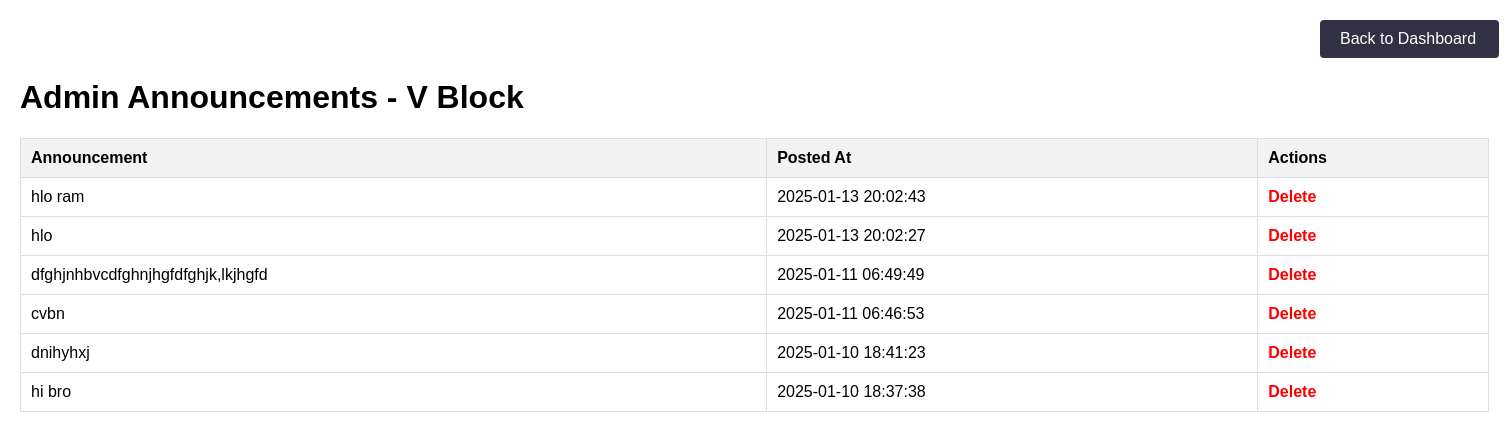
The page /admins/viewancv.php on the database its author committed.
### tables this page shows
CREATE TABLE `v_announcements` (
  `id` int(11) NOT NULL,
  `announcement` text NOT NULL,
  `recipient` varchar(255) NOT NULL DEFAULT 'all',
  `posted_at` timestamp NOT NULL DEFAULT current_timestamp()
);

### admins/viewancv.php (the view, shortened to what this page needs)
<?php
require('../connection/db.php');
$sql = "SELECT * FROM v_announcements ORDER BY posted_at DESC";
$result = mysqli_query($conn, $sql);
$announcements = [];
if (mysqli_num_rows($result) > 0) {
    while ($row = mysqli_fetch_assoc($result)) {
        $announcements[] = $row;
    }
}
?>
<!DOCTYPE html>
<html lang="en">
<head>
</head>
<div class="navbar">
        <a href="../admins_dashboard/v.php" class="btn">Back to Dashboard</a>
    </div>
<body>
<h1>Admin Announcements - V Block</h1>
<?php if (count($announcements) > 0): ?>
    <table>
        <thead>
            <tr>
                <th>Announcement</th>
                <th>Posted At</th>
                <th>Actions</th>
            </tr>
        </thead>
        <tbody>
            <?php foreach ($announcements as $announcement): ?>
                <tr>
                    <td><?= nl2br(htmlspecialchars($announcement['announcement'])); ?></td>
                    <td><?= htmlspecialchars($announcement['posted_at']); ?></td>
                    <td>
                        <a href="?delete_id=<?= $announcement['id']; ?>" class="delete-btn" onclick="return confirm('Are you sure you want to delete this announcement?');">Delete</a>
                    </td>
                </tr>
            <?php endforeach; ?>
        </tbody>
    </table>
<?php else: ?>
    <p>No announcements found for V Block.</p>
<?php endif; ?>
</body>
</html>

### admins/viewancv.php (style rules this page uses)
body { font-family: Arial, sans-serif; margin: 20px; }
table { width: 100%; border-collapse: collapse; }
th, td { padding: 10px; text-align: left; border: 1px solid #ddd; }
th { background-color: #f2f2f2; }
a { text-decoration: none; color: #007bff; }
.delete-btn { color: red; font-weight: bold; }
.navbar { background-color: rgb(49, 48, 68); padding: 10px 20px; display: flex; justify-content: space-between; align-items: center; color: white; width:139px; margin-left: 1300px; border-radius: 4px; }
.navbar a { color: white; text-decoration: none; font-size: 16px; }

### rows shown on the page
v_announcements: announcement "hlo ram", posted_at "2025-01-13 20:02:43"
v_announcements: announcement "hlo", posted_at "2025-01-13 20:02:27"
v_announcements: announcement "dfghjnhbvcdfghnjhgfdfghjk,lkjhgfd", posted_at "2025-01-11 06:49:49"
v_announcements: announcement "cvbn", posted_at "2025-01-11 06:46:53"
v_announcements: announcement "dnihyhxj", posted_at "2025-01-10 18:41:23"
v_announcements: announcement "hi bro", posted_at "2025-01-10 18:37:38"
